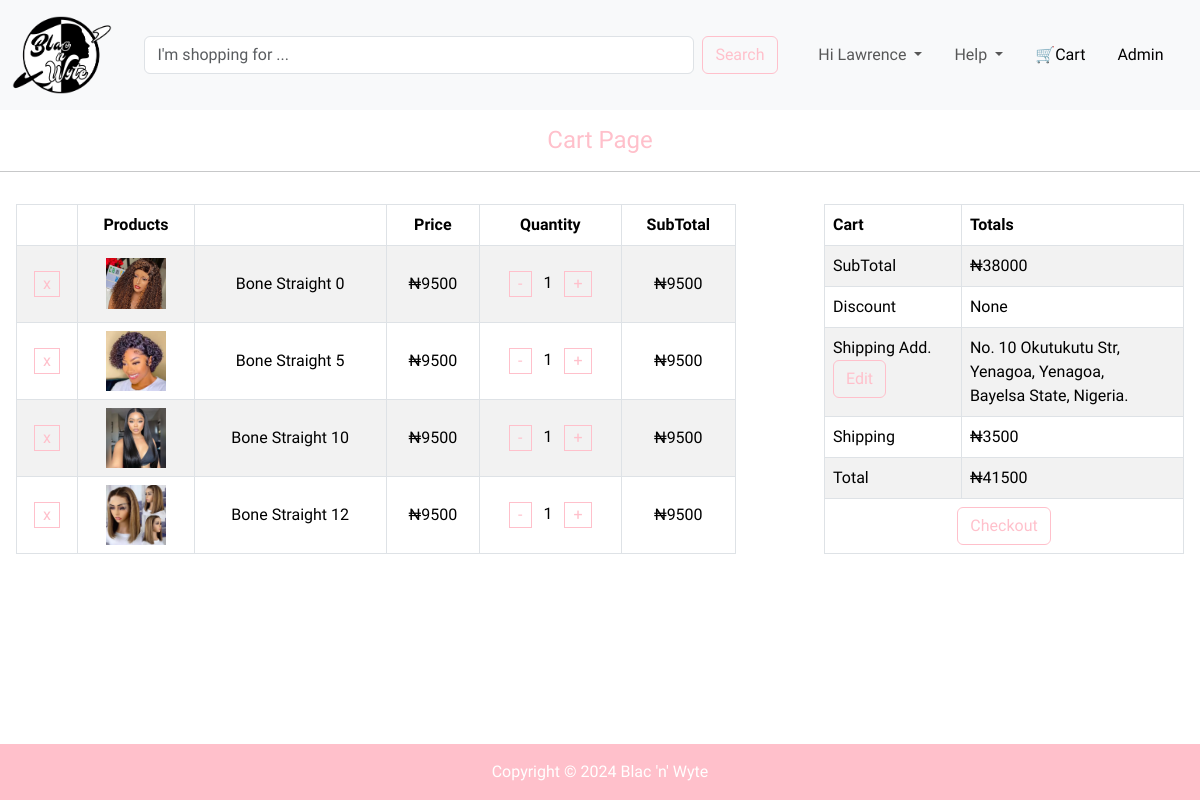
The page /all_cart (signed in) on the database its author committed.
### database.py (models this page shows, shortened)
class User(db.Model, UserMixin):
    id: Mapped[int] = mapped_column(primary_key=True)
    email: Mapped[str] = mapped_column(unique=True)
    firstname: Mapped[str]
    lastname: Mapped[str]
    phone: Mapped[int] = mapped_column(Integer)
    password: Mapped[str] = mapped_column(nullable=False)
    country: Mapped[str]
    state: Mapped[str]
    localgovt: Mapped[str]
    city: Mapped[str] = mapped_column(String(70))
    address: Mapped[str]
    registered_on: Mapped[DateTime] = mapped_column(DateTime, nullable=False)
    confirmed: Mapped[bool] = mapped_column(default=False, nullable=False)
    confirmed_on: Mapped[DateTime] = mapped_column(DateTime, nullable=True)
    is_admin: Mapped[bool] = mapped_column(Boolean, default=False, nullable=False)
    user_cart: Mapped[str] = relationship("Cart", back_populates="cart_user")
    user_order: Mapped[str] = relationship("Order", back_populates="order_user")

class Cart(db.Model):
    id: Mapped[int] = mapped_column(primary_key=True)
    quantity: Mapped[int]
    subtotal: Mapped[int]
    product_id: Mapped[int] = mapped_column(ForeignKey("product.id"), unique=True)
    user_id: Mapped[int] = mapped_column(ForeignKey("user.id"))
    cart_user: Mapped[str] = relationship("User", back_populates="user_cart")
    product: Mapped[str] = relationship("Product", back_populates=None)

class Product(db.Model):
    id: Mapped[int] = mapped_column(primary_key=True)
    image: Mapped[str]
    name: Mapped[str]
    desc: Mapped[str]
    price: Mapped[int]

### onlinestore.py (the view, shortened to what this page needs)
@app.route("/all_cart", methods=["GET", "POST"])
def all_cart():
    if current_user.is_authenticated:
        form_inc = CartRemoveForm()
        form_inc.submit.label.text = '+'
        form_dec = CartRemoveForm()
        form_dec.submit.label.text = '-'
        form = CartRemoveForm()
        items = Cart.query.where(Cart.user_id == current_user.id)
        indexed_items = [(num + 1, item) for num, item in enumerate(items)]
        subtotal = 0
        for num, entry in indexed_items:
            subtotal += entry.subtotal
        if subtotal > 0:
            shipping_price = 3500
        else:
            shipping_price = 0
        total = subtotal + shipping_price
    else:
        return redirect(url_for('signin'))
    return render_template('cart.html', products=indexed_items, subtotal=subtotal, shipping_price=shipping_price, total=total, form=form, form_inc=form_inc, form_dec=form_dec, logged_in=current_user.is_authenticated, user=current_user, year=year)

### form.py
class CartRemoveForm(FlaskForm):
    submit = SubmitField(label='x', render_kw={'class': 'btn btn-outline-success cart'})

### method_override.py (called while the page is built)
    def __call__(self, environ, start_response):
        method = environ.get('HTTP_X_HTTP_METHOD_OVERRIDE', '').upper()
        if method in self.allowed_methods:
            environ['REQUEST_METHOD'] = method
        if method in self.bodyless_methods:
            environ['CONTENT_LENGTH'] = '0'
        return self.app(environ, start_response)

### onlinestore.py (called while the page is built)
@login_manager.user_loader
def user_loader(user_id):
    return db.session.execute(db.select(User).where(User.id == user_id)).scalar()

@app.before_request
def track_history():
    if request.endpoint == 'static' or request.method != 'GET':
        return
    history = session.get('history', [])
    history.append(request.url)
    if len(history) > 3:
        history.pop(0)
    session['history'] = history

### templates/cart.html (shortened to what this page needs)
{% extends "header.html" %}
{% block content %}
    <section id="cart">
      <h4 class="text-center profile-headline">Cart Page</h4>
      <hr>
      <table id="cart-table" class="table items table-striped table-bordered text-center">
        <thead>
          <tr>
            <th scope="col"></th>
            <th scope="col">Products</th>
            <th scope="col"></th>
            <th scope="col">Price</th>
            <th scope="col">Quantity</th>
            <th scope="col">SubTotal</th>
          </tr>
        </thead>
        <tbody>
        {% for num, item in products %}
          <tr>
            <td scope="row">
              <form method="POST" action="{{ url_for('all_cart', id=item.id) }}" id="{{ item.id }}" class="cart-btn-form">
                {{ form.hidden_tag() }} {{ form.submit }}
              </form>
            </td>
            <td><img src="{{ url_for('static', filename=item.product.image) }}" alt="image" class="cart-image"></td>
            <td>{{ item.product.name }}</td>
            <td>₦{{ item.product.price }}</td>
            <td>
              <form method="POST" action="{{ url_for('all_cart', id=item.id, btn='-') }}" class="cart-btn-form minus">
                {{ form_dec.hidden_tag() }} {{ form_dec.submit }}
              </form>
              {{ item.quantity }}
              <form method="POST" action="{{ url_for('all_cart', id=item.id, btn='+') }}" class="cart-btn-form plus">
                {{ form_inc.hidden_tag() }} {{ form_inc.submit }}
              </form>
            </td>
            <td>₦{{ item.subtotal }}</td>
          </tr>
        {% endfor %}
        </tbody>
      </table>
      <table class="table cart table-striped table-bordered">
        <thead>
          <tr>
            <th>Cart</th>
            <th>Totals</th>
          </tr>
        </thead>
        <tbody>
          <tr>
            <td>SubTotal</td>
            <td>₦{{ subtotal }}</td>
          </tr>
          <tr>
            <td>Discount</td>
            <td> None </td>
          </tr>
          <tr>
            <td>Shipping Add. <a class="btn btn-outline-success" href="{{ url_for('edit_address', idx=user.id) }}">Edit</a></td>
            <td>{{ current_user.address }}, {{ current_user.city }}, {{ current_user.localgovt }},<br> {{ current_user.state }} State, {{ current_user.country }}.</td>
          </tr>
          <tr>
            <td>Shipping</td>
            <td> ₦{{ shipping_price }} </td>
          </tr>
          <tr>
            <td>Total</td>
            <td> ₦{{ total }} </td>
          </tr>
          <tr>
            <td colspan="2" class="text-center"><a href="{{ url_for('checkout', total=total) }}" class="btn btn-outline-success">Checkout</a></td>
          </tr>
        </tbody>
      </table>
    </section>
{% endblock %}

### templates/header.html (shortened to what this page needs)
<!doctype html>
<html lang="en">
  <head>
    <link href="https://cdn.jsdelivr.net/npm/bootstrap@5.3.3/dist/css/bootstrap.min.css" rel="stylesheet">
    <link rel="stylesheet" href="{{ url_for('static', filename='css/style.css') }}">
  </head>
  <body>
    <nav class="navbar fixed-top navbar-expand-lg bg-body-tertiary">
      <div class="container-fluid">
        <a class="navbar-brand" href="{{ url_for('index') }}">
          <img src="{{url_for('static', filename='images/logo.png')}}" alt="Blac'n'Wyte" width="100" height="100">
        </a>
        <div class="collapse navbar-collapse" id="navbarSupportedContent">
          <form class="d-flex mx-auto" role="search">
            <input class="form-control me-2" type="search" placeholder="I'm shopping for ..." aria-label="Search">
            <button class="btn btn-outline-success" type="submit">Search</button>
          </form>
          <ul class="navbar-nav mx-auto mb-2 mb-lg-0">
            <li class="nav-item dropdown">
              {% if logged_in: %}
              <a class="nav-link dropdown-toggle" href="{{ url_for('index') }}" role="button" data-bs-toggle="dropdown" aria-expanded="false">
                Hi {{ user.firstname }}
              </a>
              {% else: %}
              <a class="nav-link dropdown-toggle" href="#" role="button" data-bs-toggle="dropdown" aria-expanded="false">
                Account
              </a>
              {% endif %}
            </li>
            <li class="nav-item dropdown ms-3">
              <a class="nav-link dropdown-toggle" href="#" role="button" data-bs-toggle="dropdown" aria-expanded="false">
                Help
              </a>
            </li>
            <li class="nav-item ms-3">
              <a class="nav-link active" href="{{ url_for('all_cart') }}" aria-current="page">🛒Cart</a>
            </li>
            {% if user.email == 'lawrence.nno@gmail.com' or user.is_admin == True %}
              <li class="nav-item ms-3">
                <a class="nav-link active" href="{{ url_for('admin.index') }}" aria-current="page">Admin</a>
              </li>
            {% else: %}
              <li class="nav-item ms-3">
                <a class="nav-link active" href="{{ url_for('index') }}" aria-current="page">Home</a>
              </li>
            {% endif %}
          </ul>
        </div>
      </div>
    </nav>
    <main>
      {% block content %}
      {% endblock %}
    </main>
    <footer class="text-center">
      Copyright &#169; {{ year }} Blac 'n' Wyte
    </footer>
  </body>
</html>

### static/css/style.css (style rules this page uses)
body { font-family: "Quicksand", sans-serif; font-optical-sizing: auto; display: flex; flex-direction: column; min-height: 100vh; }
main { flex-grow: 1 !important; }
footer { margin-top: 1rem; padding: 1rem; background-color: pink; color: white; }
.navbar { --bs-navbar-padding-x: 0; --bs-navbar-padding-y: 0; --bs-navbar-color: rgba(var(--bs-emphasis-color-rgb), 0.65); --bs-navbar-hover-color: rgba(var(--bs-emphasis-color-rgb), 0.8); --bs-navbar-disabled-color: rgba(var(--bs-emphasis-color-rgb), 0.3); --bs-navbar-active-color: rgba(var(--bs-emphasis-color-rgb), 1); --bs-navbar-brand-padding-y: 0.3125rem; --bs-navbar-brand-margin-end: 1rem; --bs-navbar-brand-font-size: 1.25rem; --bs-navbar-brand-color: rgba(var(--bs-emphasis-color-rgb), 1); --bs-navbar-brand-hover-color: rgba(var(--bs-emphasis-color-rgb), 1); --bs-navbar-nav-link-padding-x: 0.5rem; --bs-navbar-toggler-padding-y: 0.25rem; --bs-navbar-toggler-padding-x: 0.75rem; --bs-navbar-toggler-font-size: 1.25rem; --bs-navbar-toggler-border-color: rgba(var(--bs-emphasis-color-rgb), 0.15); --bs-navbar-toggler-border-radius: var(--bs-border-radius); --bs-navbar-toggler-focus-width: 0.25rem; --bs-navbar-toggler-transition: box-shadow 0.15s ease-in-out; position: relative; display: flex; flex-wrap: wrap; align-items: center; justify-content: space-between; padding: var(--bs-navbar-padding-y) var(--bs-navbar-padding-x); }
.btn-outline-success { --bs-btn-color: #FFC0CB; --bs-btn-border-color: #FFC0CB; --bs-btn-hover-color: #fff; --bs-btn-hover-bg: #FFC0CB; --bs-btn-hover-border-color: #FFC0CB; --bs-btn-focus-shadow-rgb: 25,135,84; --bs-btn-active-color: #fff; --bs-btn-active-bg: #FFC0CB; --bs-btn-active-border-color: #FFC0CB; --bs-btn-active-shadow: inset 0 3px 5px rgba(0, 0, 0, 0.125); --bs-btn-disabled-color: #FFC0CB; --bs-btn-disabled-bg: transparent; --bs-btn-disabled-border-color: #FFC0CB; --bs-gradient: none; }
.form-control.me-2 { width: 550px; }
#cart { margin-top: 1rem; }
.cart-image { width: 60px; height: 60px; object-fit: contain; }
.table.items { width: 60%; float: left; margin-top: 1rem; margin-left: 1rem; }
.table.cart { width: 30%; float: right; margin-right: 1rem; margin-top: 1rem; }
.cart-btn-form { display: inline-block; }
.cart-btn-form.plus { margin-left: 0.5rem; }
.cart-btn-form.minus { margin-right: 0.5rem; }
.btn.btn-outline-success.cart { --bs-btn-border-color: #FFC0CB; --bs-btn-padding-x: 0.5rem; --bs-btn-padding-y: 0; --bs-btn-border-radius: 0; }
#cart-table td { vertical-align: middle; }
.profile-headline { color: pink; }

### rows shown on the page
User: firstname "Lawrence", address "No. 10 Okutukutu Str", city "Yenagoa", localgovt "Yenagoa", state "Bayelsa", country "Nigeria"
Cart: image (picture), product.name "Bone Straight 0", product.price "9500", quantity "1", subtotal "9500"
Cart: image (picture), product.name "Bone Straight 5", product.price "9500", quantity "1", subtotal "9500"
Cart: image (picture), product.name "Bone Straight 10", product.price "9500", quantity "1", subtotal "9500"
Cart: image (picture), product.name "Bone Straight 12", product.price "9500", quantity "1", subtotal "9500"

### other values the page prints
{{ subtotal }} "38000"
{{ shipping_price }} "3500"
{{ total }} "41500"
{{ year }} "2024"
